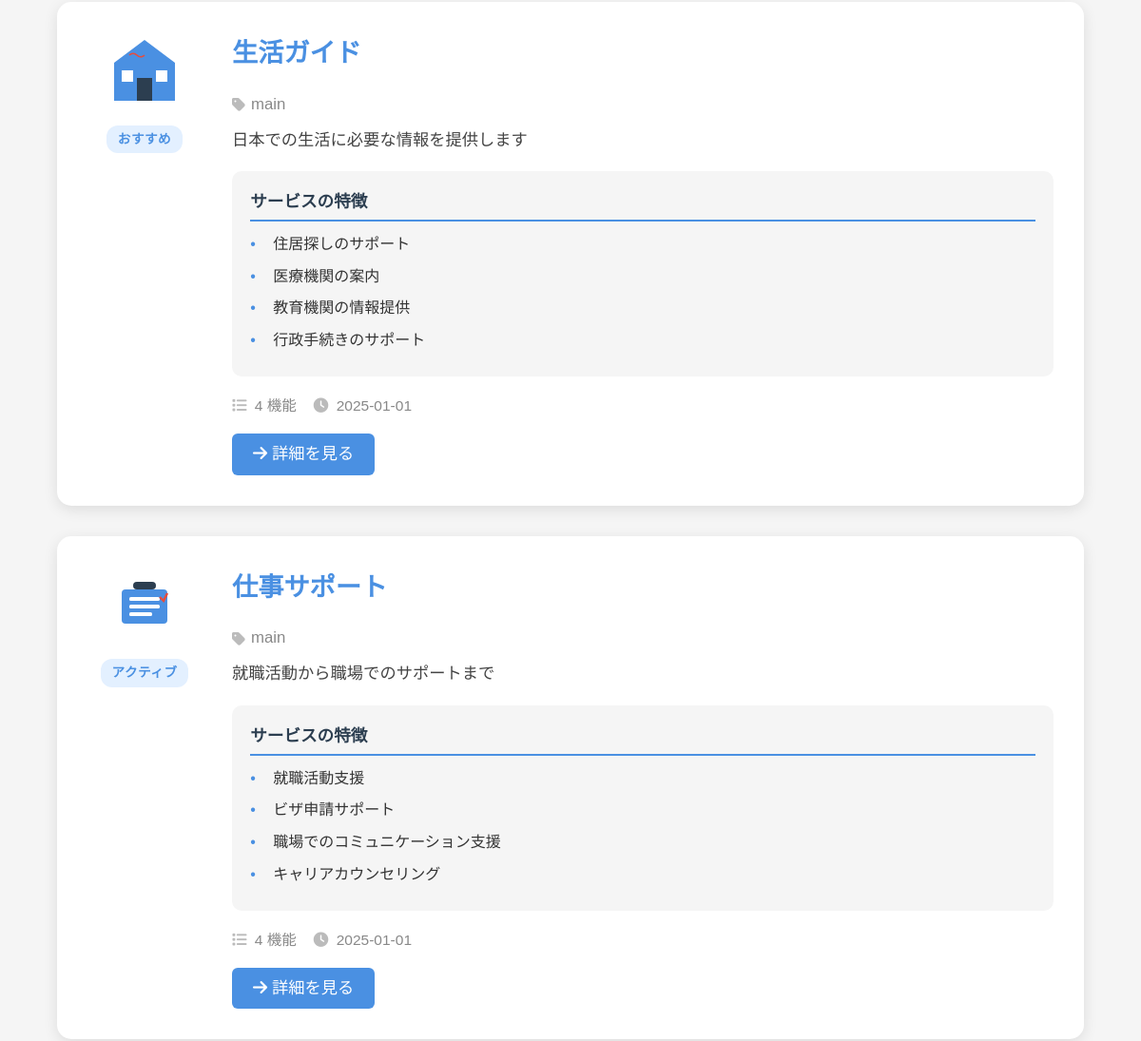
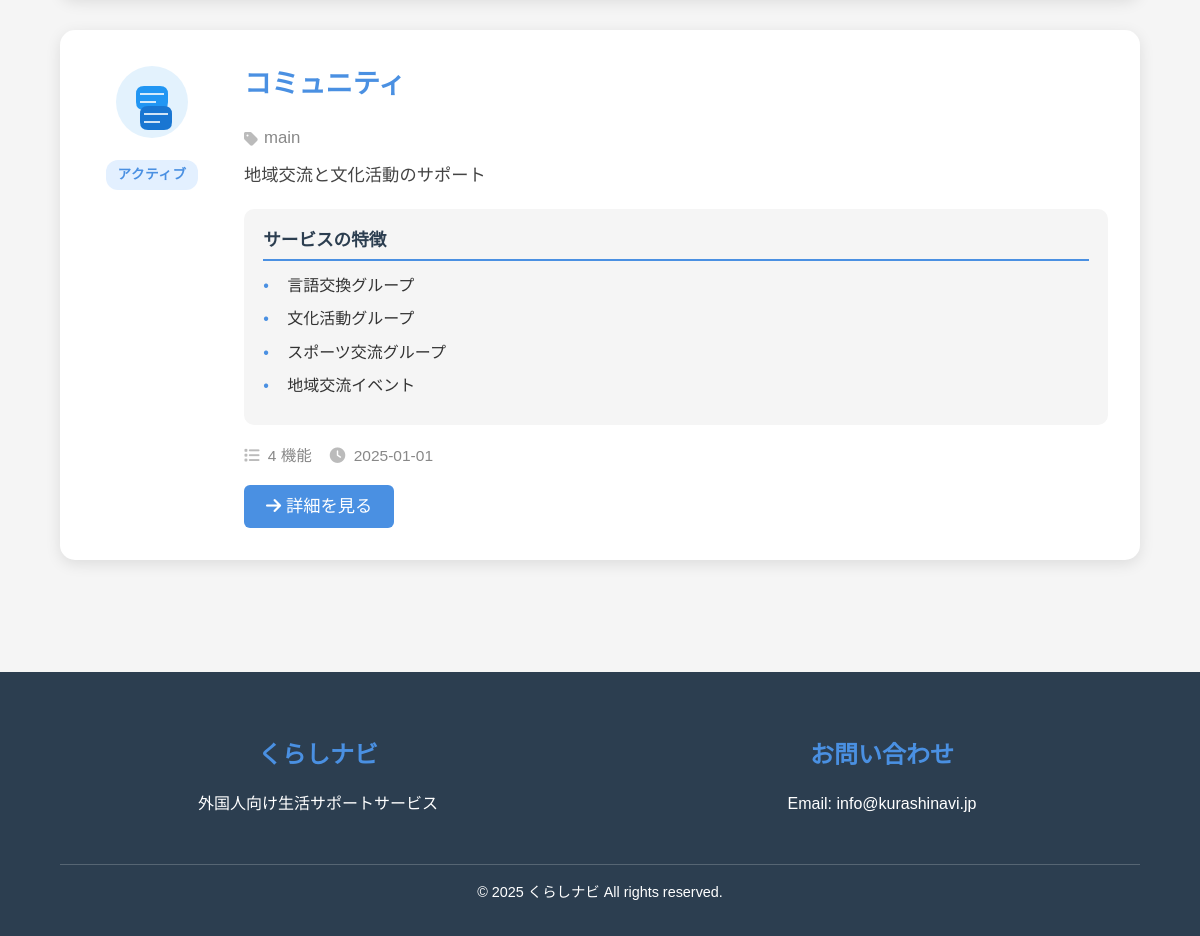
The app's page /services.php (lower part), older data (2 pictures, top to bottom).
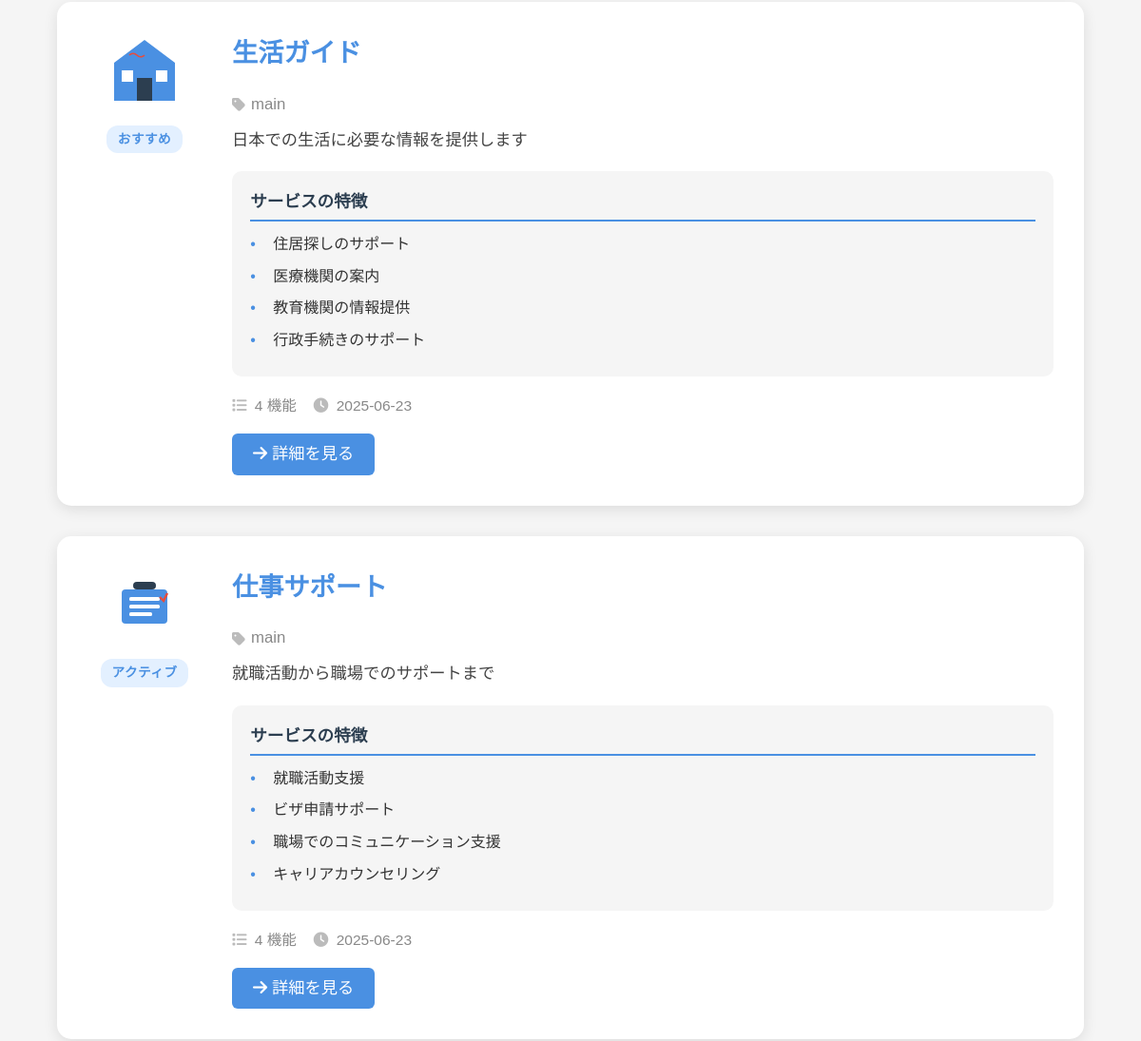
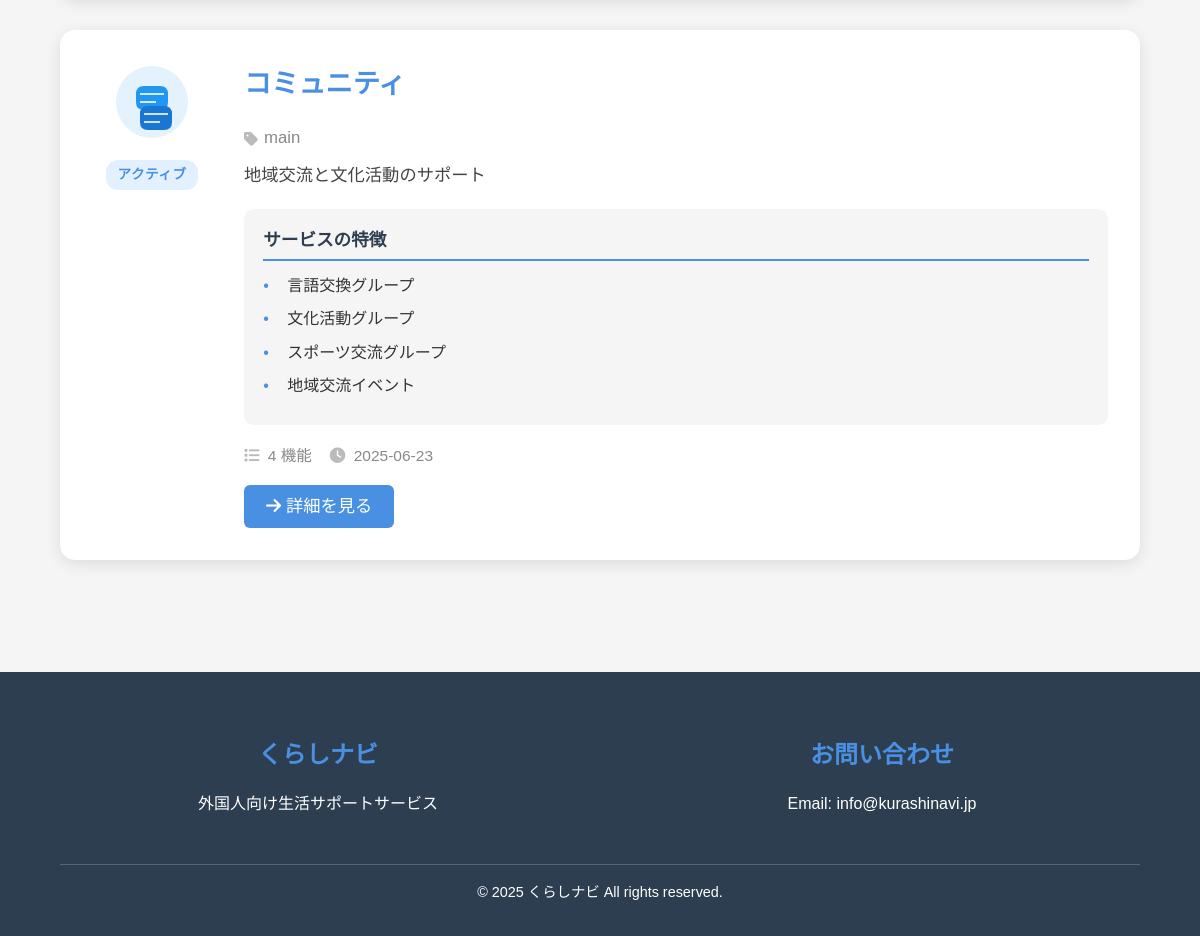
The same page, newer data (2 pictures, top to bottom).
### tables this page shows
CREATE TABLE `services` (
  `id` int(11) NOT NULL,
  `title` varchar(100) NOT NULL,
  `description` text DEFAULT NULL,
  `status` enum('active','inactive') DEFAULT 'active',
  `created_at` timestamp NOT NULL DEFAULT current_timestamp(),
  `updated_at` timestamp NOT NULL DEFAULT current_timestamp() ON UPDATE current_timestamp(),
  `icon` varchar(255) DEFAULT NULL,
  `category` varchar(50) DEFAULT NULL,
  `items` text DEFAULT NULL,
  `link` varchar(255) DEFAULT NULL,
  `order_number` int(11) DEFAULT 0
);

### services.php (the view, shortened to what the changed rows need)
<?php
require_once 'models/db.php';
try {
    $stmt = $pdo->query("SELECT * FROM services WHERE status = 'active' ORDER BY order_number ASC, created_at DESC");
    $services = $stmt->fetchAll();
} catch(PDOException $e) {
    error_log("Error fetching services: " . $e->getMessage());
    $services = [];
}
?>
<!DOCTYPE html>
<html lang="ja">
<head>
    <link rel="stylesheet" href="css/style.css">
    <link rel="stylesheet" href="https://cdnjs.cloudflare.com/ajax/libs/font-awesome/6.5.1/css/all.min.css">
</head>
<body>
    <main>
        <section class="services-content">
            <div class="services-container">
                <?php if (empty($services)): ?>
                    <div class="service-section" style="text-align:center; color:#888; width:100%;">
                        <span class="default-icon"><i class="fas fa-info-circle"></i></span>
                        <div>サービスがありません</div>
                    </div>
                <?php else: ?>
                    <?php foreach ($services as $idx => $service): ?>
                        <?php
                        $isFeatured = $idx === 0;
                        $badge = $isFeatured ? 'おすすめ' : ($service['status'] === 'active' ? 'アクティブ' : '非アクティブ');
                        $items = json_decode($service['items'], true);
                        $itemCount = is_array($items) ? count($items) : 0;
                        ?>
                        <div class="service-section<?php echo $isFeatured ? ' featured' : ''; ?>">
                            <div class="service-icon-big">
                                <?php if ($service['icon']): ?>
                                    <img src="<?php echo htmlspecialchars($service['icon']); ?>" alt="<?php echo htmlspecialchars($service['title']); ?>">
                                <?php else: ?>
                                    <span class="default-icon"><i class="fas fa-circle-info"></i></span>
                                <?php endif; ?>
                                <div class="service-badge" style="margin-top:10px; display:inline-block; background:#e3f0ff; color:var(--primary-color); font-size:0.85rem; font-weight:600; padding:4px 12px; border-radius:12px; letter-spacing:0.5px;">
                                    <?php echo $badge === 'おすすめ' ? 'おすすめ' : ($badge === 'アクティブ' ? 'アクティブ' : '非アクティブ'); ?>
                                </div>
                            </div>
                            <div class="service-info">
                                <h2><?php echo htmlspecialchars($service['title']); ?></h2>
                                <div class="service-category">
                                    <i class="fas fa-tag"></i> <?php echo htmlspecialchars($service['category'] ?: '一般'); ?>
                                </div>
                                <?php if ($service['description']): ?>
                                    <div class="service-description"><?php echo htmlspecialchars($service['description']); ?></div>
                                <?php endif; ?>
                                <?php if ($itemCount > 0): ?>
                                    <div class="service-details">
                                        <div class="service-detail-item">
                                            <h3>サービスの特徴</h3>
                                            <ul>
                                                <?php foreach ($items as $item): ?>
                                                    <li><?php echo htmlspecialchars($item); ?></li>
                                                <?php endforeach; ?>
                                            </ul>
                                        </div>
                                    </div>
                                <?php endif; ?>
                                <div class="service-meta">
                                    <span><i class="fas fa-list"></i> <?php echo $itemCount; ?> 機能</span>
                                    <span><i class="fas fa-clock"></i> <?php echo date('Y-m-d', strtotime($service['updated_at'])); ?></span>
                                </div>
                                <?php if ($service['link']): ?>
                                    <a href="<?php echo htmlspecialchars($service['link']); ?>" class="service-link" data-translate="viewDetails">
                                        <i class="fas fa-arrow-right"></i> 詳細を見る
                                    </a>
                                <?php endif; ?>
                            </div>
                        </div>
                    <?php endforeach; ?>
                <?php endif; ?>
            </div>
        </section>
    </main>
</body>
</html>

Row changes from the older to the newer data that the page shows:
changed services "生活ガイド": updated_at "2025-01-01" → "2025-06-23"
changed services "仕事サポート": updated_at "2025-01-01" → "2025-06-23"
changed services "コミュニティ": updated_at "2025-01-01" → "2025-06-23"
